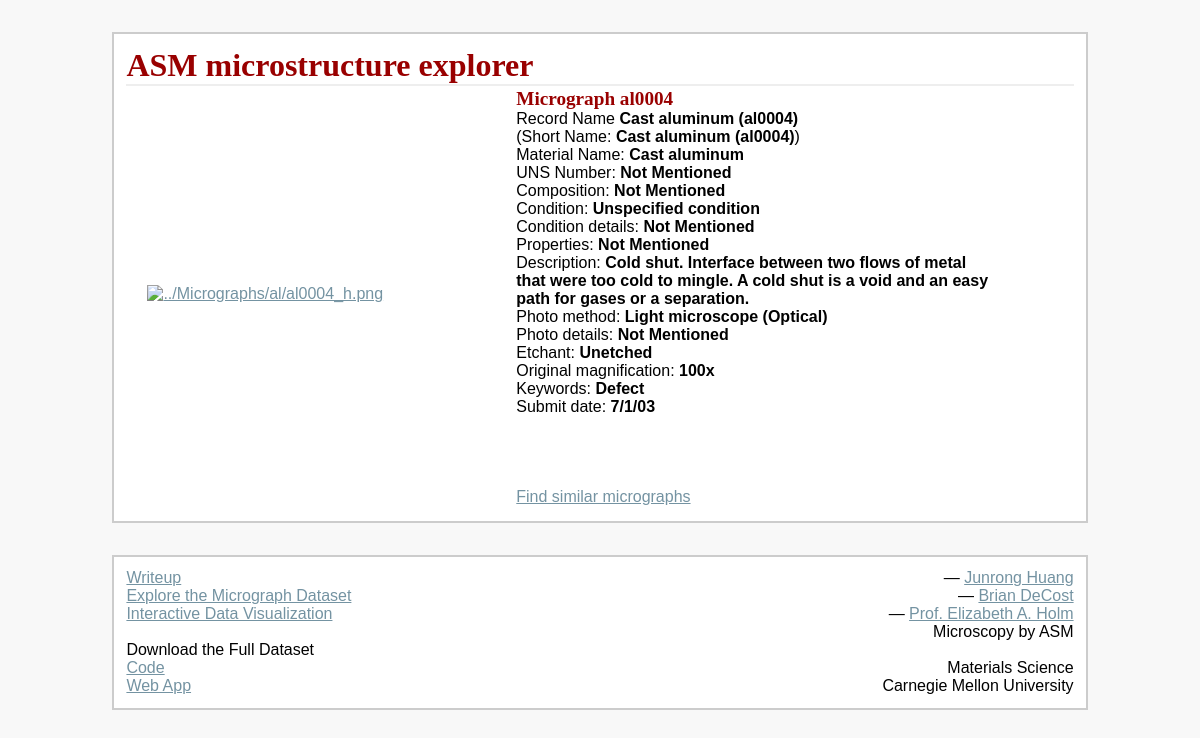
Screenshot of /micrographs/al0004 with the database file from the repository.
### tables this page shows
CREATE TABLE "info" (
"index" INTEGER,
  "main" TEXT,
  "Image_Code" TEXT,
  "Record_Name" TEXT,
  "Short_Name" TEXT,
  "Material_name" TEXT,
  "UNS_number" TEXT,
  "Composition" TEXT,
  "Condition" TEXT,
  "Condition_details" TEXT,
  "Properties" TEXT,
  "Description" TEXT,
  "Photo_method" TEXT,
  "Photo_details" TEXT,
  "Etchant" TEXT,
  "Original_magnification" TEXT,
  "Image_number" TEXT,
  "Keywords" TEXT,
  "Submit_date" TEXT,
  "ori_image" TEXT,
  "scaled_image" TEXT
);

### asmdb.py (the view)
@app.route('/micrographs/<imagecode>')
def micrographs(imagecode):
	db = get_db()
	entry = db[(db.Image_Code == imagecode)]
	idx = list(entry.index)
	dic = df2dic(entry, idx)[0]
	return render_template('micrographdetail.html', dic=dic)

### asmdb.py (called while the page is built)
def get_db():
	conn = sqlite3.connect('./static/info/info.sqlite')
	cursor = conn.cursor()
	sql = "select * from info"
	df = pd.read_sql(sql, conn)
	collection = ['al', 'ci', 'cs', 'cu', 'ti']
	entry = df[(df.main.isin(collection))]
	entry = entry.reset_index(drop = True)
	return entry

def df2dic(df, idx):
	total = []
	for i in idx:
		dic = {}
		for j in df:
			try:
				dic[j] = df.loc[i][j].encode('utf-8').decode('utf-8')
			except AttributeError:
				if df.loc[i][j] == None:
					dic[j] = 'Not Mentioned'
				continue
		total.append(dic)
	return total

### templates/micrographdetail.html
{% extends "layout.html" %} {% block body %}
<div class="container">
    <div class="single">
        <a href="/micrographs/{{ dic['Image_Code'] }}">
    <img class="single"
    src="/static/Micrographs/{{dic['main']}}/{{ dic['Image_Code'] }}_h.png"
    alt={{ dic['ori_image'] }}
    title={{ dic['Image_Code'] }}
    >
    </a>
    </div>
    <div class="about">
        <h2>Micrograph {{ dic['Image_Code'] }}</h2>
        Record Name <b>{{ dic['Record_Name'] }}</b>
        <br>
        (Short Name: <b>{{ dic['Short_Name'] }}</b>)
        <br>
        Material Name: <b>{{ dic['Material_name'] }}</b>
        <br>
        UNS Number: <b>{{ dic['UNS_number'] }}</b>
        <br>
        Composition: <b>{{ dic['Composition'] }}</b>
        <br>
        Condition: <b>{{ dic['Condition'] }}</b>
        <br>
        Condition details: <b>{{ dic['Condition_details'] }}</b>
        <br>
        Properties: <b>{{ dic['Properties'] }}</b>
        <br>
        Description: <b>{{ dic['Description'] }}</b>
        <br>
        Photo method: <b>{{ dic['Photo_method'] }}</b>
        <br>
        Photo details: <b>{{ dic['Photo_details'] }}</b>
        <br>
        Etchant: <b>{{ dic['Etchant'] }}</b>
        <br>
        Original magnification: <b>{{ dic['Original_magnification'] }}</b>
        <br>
        Keywords: <b>{{ dic['Keywords'] }}</b>
        <br>
        Submit date: <b>{{ dic['Submit_date'] }}</b>
        <br>
        <br>
        <br>
        <br>
        <br>
        <a href="/findsimilar/{{ dic['Image_Code'] }}">Find similar micrographs</a>
        <br>
    </div>
</div>
{% endblock %}

### static/style.css (style rules this page uses)
a { color: #7493a2; }
h1, h2 { color: #990000; }
h1, h2 { font-family: 'Georgia', serif; margin: 0; }
h2 { font-size: 1.2em; }
img { display: block; width: 100%; margin-left: auto; margin-right: auto; }
img.single { display: block; width: 90%; margin-left: auto; margin-right: auto; margin: 10px 10px 10px 10px; padding: 3px; }
.container { display: table; margin: 2px auto; align: center; width: 100%; }
.about { display: inline-block; text-align: left; vertical-align: middle; width: 50%; height: auto; }
.single { display: inline-block; text-align: left; vertical-align: middle; width: 40%; height: auto; margin: 0 0 5px 5px; padding: 3px; }

### rows the page displays
info: Image_Code "al0004", Description "Cold shut. Interface between two flows of metal that were too cold to mingle. A cold shut is a void and an easy path for gases or a separation."

### other values shown
{{ dic['Record_Name'] }} "Cast aluminum (al0004)"
{{ dic['Short_Name'] }} "Cast aluminum (al0004)"
{{ dic['Material_name'] }} "Cast aluminum"
{{ dic['UNS_number'] }} "Not Mentioned"
{{ dic['Composition'] }} "Not Mentioned"
{{ dic['Condition'] }} "Unspecified condition"
{{ dic['Condition_details'] }} "Not Mentioned"
{{ dic['Properties'] }} "Not Mentioned"
{{ dic['Photo_method'] }} "Light microscope (Optical)"
{{ dic['Photo_details'] }} "Not Mentioned"
{{ dic['Etchant'] }} "Unetched"
{{ dic['Original_magnification'] }} "100x"
{{ dic['Keywords'] }} "Defect"
{{ dic['Submit_date'] }} "7/1/03"
